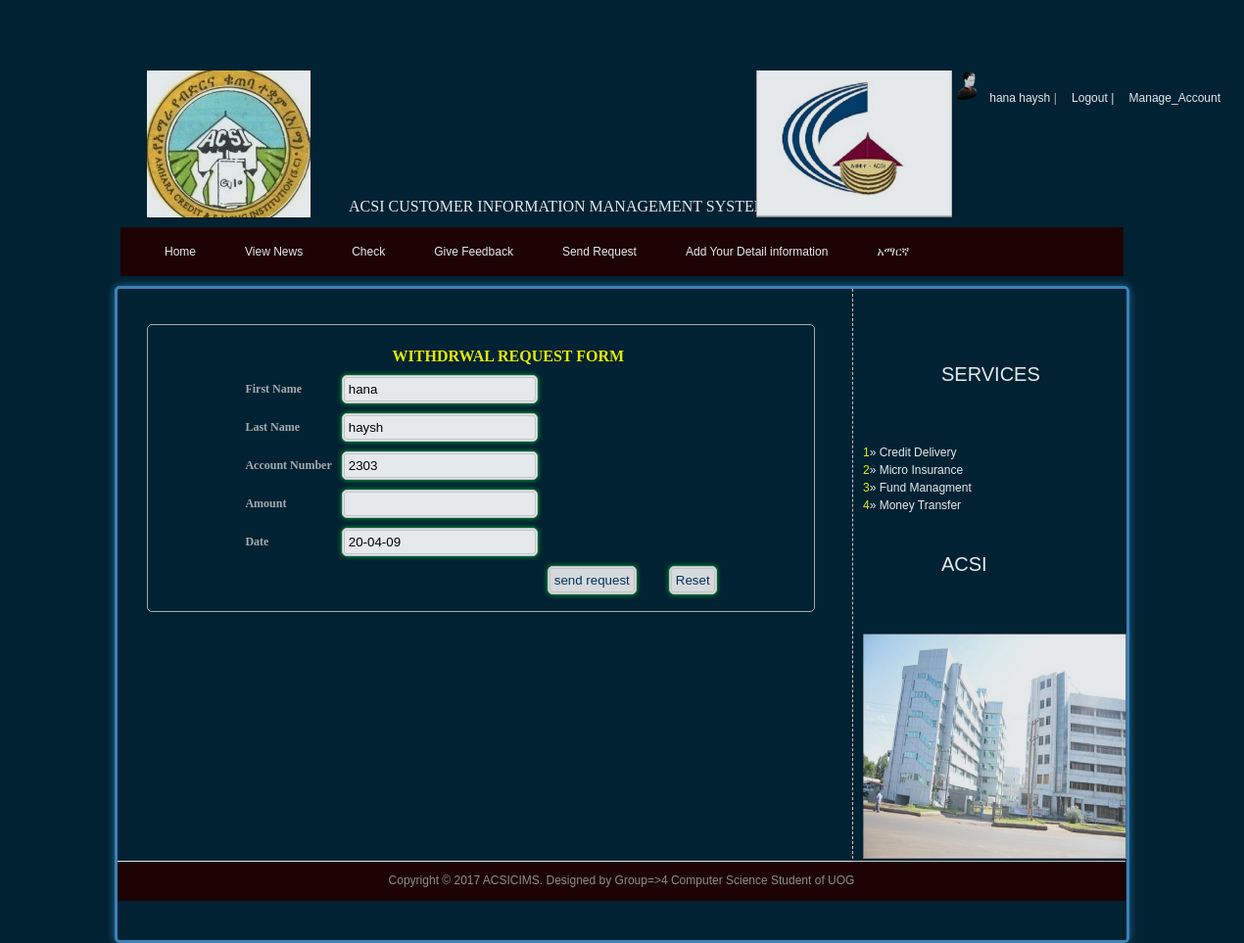
The page /SendWithdrawalReq.php?key=2303 (signed in) on the database its author committed.
### tables this page shows
CREATE TABLE IF NOT EXISTS `customer` (
  `fname` varchar(22) NOT NULL,
  `lname` varchar(22) NOT NULL,
  `UserName` varchar(22) NOT NULL,
  `password` varchar(100) NOT NULL,
  `user_id` int(22) NOT NULL,
  `AccNumber` int(12) NOT NULL AUTO_INCREMENT,
  `Sex` varchar(9) NOT NULL,
  `age` int(3) NOT NULL,
  `address` varchar(55) NOT NULL,
  `Guarantee` varchar(55) NOT NULL,
  `AccType` varchar(22) NOT NULL,
  `pnumber` int(11) NOT NULL,
  `date` date NOT NULL,
  `status` varchar(3) NOT NULL,
  PRIMARY KEY (`AccNumber`),
  UNIQUE KEY `user_id` (`user_id`)
);

CREATE TABLE IF NOT EXISTS `serv` (
  `info_id` int(11) NOT NULL AUTO_INCREMENT,
  `service` varchar(22) NOT NULL,
  `description` varchar(22) NOT NULL,
  `status` varchar(4) NOT NULL,
  PRIMARY KEY (`info_id`)
);

### LogedCustomer.php (called while the page is built, shortened)
<?php
			$AccNumber=$_SESSION['AccNumber'];
			$result=mysql_query("select * from customer where AccNumber='$AccNumber'")or die(mysql_error);
			$row=mysql_fetch_array($result);
			$FirstName=$row['fname'];
			$LastName=$row['lname'];
			?>

### SendWithdrawalReq.php (the view, shortened to what this page needs)
<?php
include("LogedCustomer.php");
?>
<div style="float:right; margin-right:24px;" ;>
			 <?php
			echo '<img src="images/admin.png"><font color="white"> &nbsp;'.$FirstName." ".$LastName .'</font>';?>
  |<a href="logout.php" class="logout"><font color="white"> Logout</a>&nbsp;|
  <a href="manageAccCust.php" class="logout" ><font color="white"> Manage_Account</a></div>
 <?php
include("header.php");
?>
<?php
include("TopNavCust.php");
?>
   	  <?php
	  include("leftside.php");
	  ?>
	     <div id="content" class="float_l"> <br/>
<?php
		 $id = $_REQUEST['key'];
$sel=mysql_query("SELECT * FROM customer WHERE AccNumber=$id");
$fetch=mysql_fetch_array($sel);
?>
      <div class="product_box">
       <div align='center' style="border-radius: 5px;border:1px double #b9b9b9;width:680"><br/>
		<form method="post" action="SendWithdrawalReqDB.php" name="myform">
          <table  border="0" cellspacing="3" cellpadding="5"  id='mytable' summary="sending request">
			<tr><th colspan=9><font color='#ffff00' face = 'Georgia'>&nbsp;&nbsp;&nbsp;&nbsp;&nbsp;&nbsp;&nbsp;&nbsp;&nbsp;&nbsp;&nbsp;&nbsp;&nbsp;
			WITHDRWAL REQUEST FORM</font></th></tr>
<tr>
<td>
<b>First Name</b>
</td>
<td>
<input name="fname" type="text" required value="<?php echo $fetch[0] ?>"  />
</td>
</tr>
			<tr>
<td>
<b>Last  Name</b>
</td>
<td>
<input name="lname" type="text" required value="<?php echo $fetch[1] ?>"  />
</td>
</tr>
			<tr>
<td>
<b>Account Number</b>
</td>
<td>
<input name="acc" type="text" required value="<?php echo $fetch[5] ?>"  />
</td>
</tr>
			<tr>
<td>
<b>Amount</b>
</td>
<td>
<input name="am" type="text" required onkeyup="AllowAlphabet()" />
</td>
</tr>
      	<tr>
<td>
<b>Date</b>
</td>
<td>
<input name="dt" type="text" required  value="<?php echo date('y-m-d');?>" />
</td>
</tr>
            <tr>
              <td>&nbsp;</td>
              <td></td>
              <td align="center"><input type="submit" name="send" id='send'value="send request" />&nbsp;&nbsp;&nbsp;&nbsp;&nbsp;&nbsp;&nbsp;&nbsp;&nbsp;&nbsp;
                <input type='reset' id='clear'name="clear" value="Reset"  /></td>
            </tr>
          </table>
        </form>
		</div>
		</div>
		</div>
		<?php
	include("footerIndex.php");
	?>

### leftside.php (shortened to what this page needs)
<div id="ACSI_main">
    <div id="sidebar" class="float_r">
      <div class="sidebar_box"><span class="bottom"></span><br><td >&nbsp;</td><td >&nbsp;</td>
        <h3>SERVICES</h3>
        <div class="content">
          <?php
					$sel=mysql_query("select * from serv where  status = 'on'");
					$gets=mysql_fetch_array($sel);
					$num=1;
					echo '<font color=yellow> '.$num. '</font>&raquo;  ' .$gets['service'].' '.$gets['description'].'<br/>';
					$num=2;
					while($gets=mysql_fetch_array($sel)){
					echo '<font color=yellow> '.$num. '</font>&raquo;  ' .$gets['service'].' '.$gets['description'].'<br/>';
					$num++;
					}
					?>
        </div>
        <h3>ACSI</h3><div class="content">
          <img src="images/aaaa.jpg" height="230" width='269'/>
        </div>
      </div>
    </div>

### Acsi.css (style rules this page uses)
body { margin: 0px; padding: 0px; color: #b9b9b9; font-family: verdana, arial, sans-serif; font-size: 12px; line-height: 1.5em; display:block; opacity : 0.90; -moz-opacity : 0.90; filter:alpha(opacity=90); z-index : 9998; background: #002233 url(../images/background.jg) repeat-x; background-repeat: repeat; }
a, a:link, a:visited { color: #0299aa; font-weight: normal; text-decoration: none }
h1, h2, h3, h4, h5, h6 { color: WHITE; font-weight: normal; }
h3 { font-size: 20px; margin: 0 0 20px; padding: 0; }
.float_l { float: left }
.float_r { float: right }
#ACSI_main { border:3px solid grey; clear: both; position: relative; width: 970px; padding: 0 30px 40px; margin: 0 auto; background: #220000url(images/ACSI_content_top.png) top no-repeat; -webkit-font-smoothing: antialiased; -webkit-text-size-adjust: 100%; border-color: rgba(82, 168, 236, 0.8); outline: 0; outline: thin dotted \9; border-radius:5px; -webkit-box-shadow: inset 0 1px 1px rgba(0, 0, 0, 0.075), 0 0 8px rgba(82, 168, 236, 0.6); -moz-box-shadow: inset 0 1px 1px rgba(0, 0, 0, 0.075), 0 0 8px rgba(82, 168, 236, 0.6); box-shadow: inset 0 1px 1px rgba(0, 0, 0, 0.075), 0 0 8px rgba(82, 168, 236, 0.6); }
#content { width: 690px; font-size: 100%; font: inherit; vertical-align: baseline; }
#sidebar { background: #220000url(images/ACSI_content_top.png) top no-repeat; padding-right:10px; width: 270px; margin-right:-30px; transition:all .218s; -moz-box-shadow:0 1px 1px rgba(0,0,0,.1);-moz-transition:all 0;-o-transition:all 0;-webkit-box-shadow:0 1px 1px rgba(0,0,0,.1);-webkit-transition:all 0; }
.sidebar_box { clear: both; }
a[href] { text-decoration: none; }
.sidebar_box h3 { width: 190px; height: 38px; margin: 0; padding: 42px 0 0 90px; color: #fff; }
select, #mytable input[type="text"],#mytable textarea,#mytable input[type='password'], #mytable input[type="button"],#mytable input[type='file'] { padding:4px; width:200px; border-radius: 5px; border:3px double #D4D4D4; cursor: pointer; -moz-border-radius: 3px; -webkit-border-radius: 3px; -webkit-box-shadow:0 0 5px #00CC33; -moz-box-shadow:0 0 5px #00CC33; box-shadow:0 0 5px #00CC33; }
#mytable input[type="submit"],#mytable input[type="reset"] { padding:4px; color:#003366; border-radius: 5px; border:3px double #D4D4D4; -moz-border-radius: 3px; -webkit-border-radius: 3px; -webkit-box-shadow:0 0 5px #00CC33; -moz-box-shadow:0 0 5px #00CC33; box-shadow:0 0 5px #00CC33; }
.sidebar_box { position: relative; margin-bottom:2px; border-left: 1px dashed #dbdbdb }
.sidebar_box h3 { width: 190px; height: 70px; margin: 0; padding: 42px 0 0 90px; color: #fff; background: url(images/hospital_site_header.png) no-repeat left top;; }
#sidebar .sidebar_box .content { padding: 10px 10px 0; background:none; }
td { font-size:+12; font-weight:bold; }
table { border-collapse: collapse; border-spacing: 0; }
.logout { margin-left:12px; }
select, #mytable input[type="text"],#mytable textarea,#mytable input[type='password'], #mytable input[type="button"],#mytable input[type='file'] { padding:4px; width:200px; border-radius: 5px; border:3px double #D4D4D4; cursor: pointer; }
#mytable { font-family:Tahoma; }
#mytable input[type="submit"],#mytable input[type="reset"] { padding:4px; color:#003366; border-radius: 5px; border:3px double #D4D4D4; }
b, b * { font-weight: bold; }

### rows shown on the page
customer: fname "hana", lname "haysh", acc "2303"
serv: service "Credit", description "Delivery"
serv: service "Micro", description "Insurance"
serv: service "Fund", description "Managment"
serv: service "Money", description "Transfer"

### other values the page prints
$num "1"
